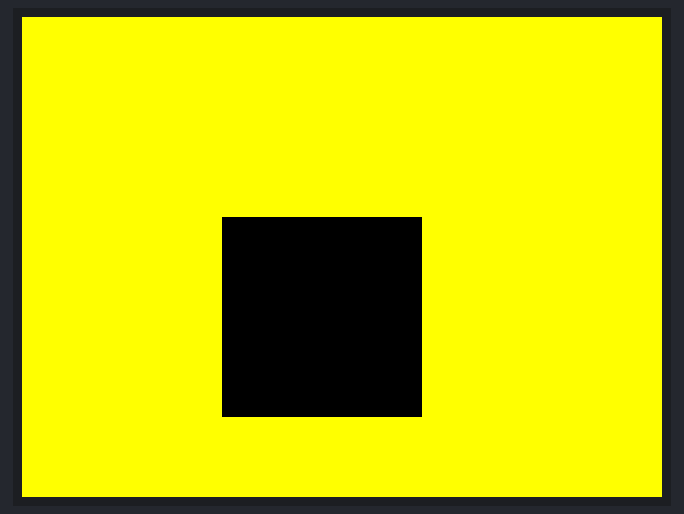
A sketch run on a simulated ESP32. Shown: 320×240 colour display.

Above: at 0.3 s.

The sketch:

fill_rectangle.ino
```cpp
#include "TFT_eSPI.h" //include TFT LCD library

TFT_eSPI tft; //initialize TFT LCD

void setup() {
  tft.begin(); //start TFT LCD
  tft.setRotation(3); //set screen rotation

  tft.fillScreen(TFT_YELLOW); //fill background
  tft.fillRect(100,100,100,100,TFT_BLACK); //fill rectangle with color
}

void loop() {
  // put your main code here, to run repeatedly:

}
```
